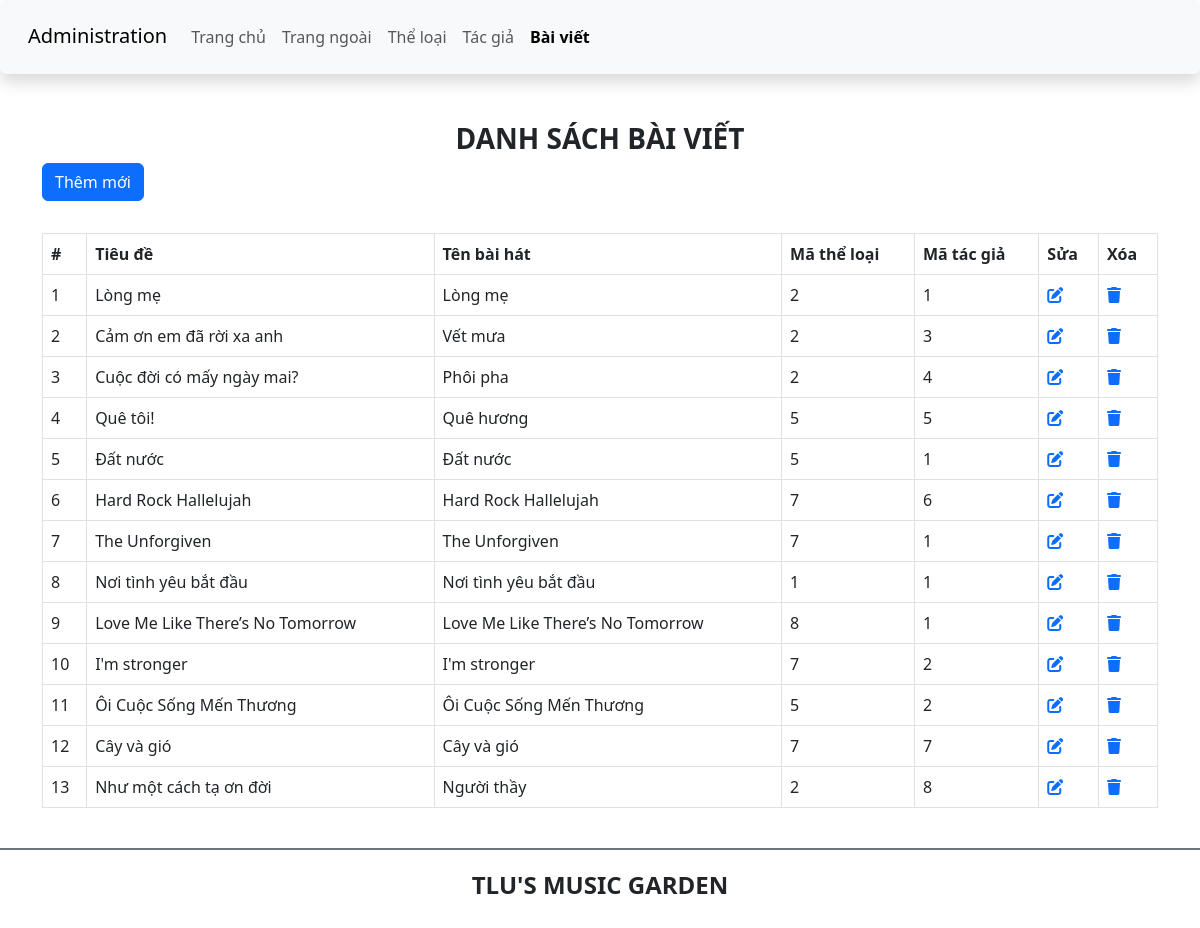
Screenshot of /admin/article.php with the database file from the repository.
### tables this page shows
CREATE TABLE `baiviet` (
  `ma_bviet` int(11) NOT NULL,
  `tieude` varchar(200) NOT NULL,
  `ten_bhat` varchar(100) NOT NULL,
  `ma_tloai` int(11) NOT NULL,
  `tomtat` text NOT NULL,
  `noidung` text DEFAULT NULL,
  `ma_tgia` int(11) NOT NULL,
  `ngayviet` datetime NOT NULL,
  `hinhanh` varchar(200) DEFAULT NULL
);

### admin/article.php (the view, shortened to what this page needs)
<?php
$servername = "localhost";
$username = "root";
$password = "";
$dbname = "btth01_cse485btth_ex";
try {
    $conn = new PDO("mysql:host=$servername;dbname=$dbname", $username, $password);
    $conn->setAttribute(PDO::ATTR_ERRMODE, PDO::ERRMODE_EXCEPTION);
    $sql = "SELECT * FROM baiviet ORDER BY ma_bviet";
    $result = $conn->query($sql);
} catch (PDOException $e) {
    die("Kết nối đến cơ sở dữ liệu thất bại: " . $e->getMessage());
}
?>
<!DOCTYPE html>
<html lang="en">
<head>
    <link href="https://cdn.jsdelivr.net/npm/bootstrap@5.3.0-alpha1/dist/css/bootstrap.min.css" rel="stylesheet">
    <link rel="stylesheet" href="https://cdnjs.cloudflare.com/ajax/libs/font-awesome/6.3.0/css/all.min.css" />
    <link rel="stylesheet" href="css/style_login.css">
</head>
<body>
<header>
        <nav class="navbar navbar-expand-lg bg-body-tertiary shadow p-3 bg-white rounded">
            <div class="container-fluid">
                <div class="h3">
                    <a class="navbar-brand" href="#">Administration</a>
                </div>
                <div class="collapse navbar-collapse" id="navbarSupportedContent">
                <ul class="navbar-nav me-auto mb-2 mb-lg-0">
                    <li class="nav-item">
                        <a class="nav-link" aria-current="page" href="./">Trang chủ</a>
                    </li>
                    <li class="nav-item">
                        <a class="nav-link" href="../index.php">Trang ngoài</a>
                    </li>
                    <li class="nav-item">
                        <a class="nav-link" href="category.php">Thể loại</a>
                    </li>
                    <li class="nav-item">
                        <a class="nav-link" href="author.php">Tác giả</a>
                    </li>
                    <li class="nav-item">
                        <a class="nav-link active fw-bold" href="category.php">Bài viết</a>
                    </li>
                </ul>
                </div>
            </div>
        </nav>
    </header>
    <div class="container mt-5">
        <h3 class="text-center text-uppercase fw-bold">Danh sách Bài viết</h3>
        <a href="add_article.php" class="btn btn-primary mb-3">Thêm mới</a>
        <table class="table table-bordered mt-3">
            <thead>
                <tr>
                    <th>#</th>
                    <th>Tiêu đề</th>
                    <th>Tên bài hát</th>
                    <th>Mã thể loại</th>
                    <th>Mã tác giả</th>
                    <th>Sửa</th>
                    <th>Xóa</th>
                </tr>
            </thead>
            <tbody>
            <?php
                if ($result->rowCount() > 0) {
                foreach ($result as $row) {
                    echo "<tr>";
                    echo "<td>" . htmlspecialchars($row['ma_bviet']) . "</td>";
                    echo "<td>" . htmlspecialchars($row['tieude']) . "</td>";
                    echo "<td>" . htmlspecialchars($row['ten_bhat']) . "</td>";
                    echo "<td>" . htmlspecialchars($row['ma_tloai']) . "</td>";
                    echo "<td>" . htmlspecialchars($row['ma_tgia']) . "</td>";
                    echo "<td><a href='edit_article.php?id=" . htmlspecialchars($row['ma_bviet']) . "'><i class='fa fa-edit'></i></a></td>";
                    echo "<td><a href='#' class='delete-article' data-id='" . htmlspecialchars($row['ma_bviet']) . "'><i class='fa fa-trash'></i></a></td>";
                    echo "</tr>";
                    }
                } else {
                    echo "<tr><td colspan='7'>Không có dữ liệu</td></tr>";
                }
                ?>
            </tbody>
        </table>
    </div>
    <br>
    <footer class="bg-white d-flex justify-content-center align-items-center border-top border-secondary  border-2" style="height:80px">
        <h4 class="text-center text-uppercase fw-bold">TLU's music garden</h4>
    </footer>
</body>
</html>

### rows the page displays
baiviet: ma_bviet "1", tieude "Lòng mẹ", ten_bhat "Lòng mẹ", ma_tloai "2", ma_tgia "1"
baiviet: ma_bviet "2", tieude "Cảm ơn em đã rời xa anh", ten_bhat "Vết mưa", ma_tloai "2", ma_tgia "3"
baiviet: ma_bviet "3", tieude "Cuộc đời có mấy ngày mai?", ten_bhat "Phôi pha", ma_tloai "2", ma_tgia "4"
baiviet: ma_bviet "4", tieude "Quê tôi!", ten_bhat "Quê hương", ma_tloai "5", ma_tgia "5"
baiviet: ma_bviet "5", tieude "Đất nước", ten_bhat "Đất nước", ma_tloai "5", ma_tgia "1"
baiviet: ma_bviet "6", tieude "Hard Rock Hallelujah", ten_bhat "Hard Rock Hallelujah", ma_tloai "7", ma_tgia "6"
baiviet: ma_bviet "7", tieude "The Unforgiven", ten_bhat "The Unforgiven", ma_tloai "7", ma_tgia "1"
baiviet: ma_bviet "8", tieude "Nơi tình yêu bắt đầu", ten_bhat "Nơi tình yêu bắt đầu", ma_tloai "1", ma_tgia "1"
baiviet: ma_bviet "9", tieude "Love Me Like There’s No Tomorrow", ten_bhat "Love Me Like There’s No Tomorrow", ma_tloai "8", ma_tgia "1"
baiviet: ma_bviet "10", tieude "I'm stronger", ten_bhat "I'm stronger", ma_tloai "7", ma_tgia "2"
baiviet: ma_bviet "11", tieude "Ôi Cuộc Sống Mến Thương", ten_bhat "Ôi Cuộc Sống Mến Thương", ma_tloai "5", ma_tgia "2"
baiviet: ma_bviet "12", tieude "Cây và gió", ten_bhat "Cây và gió", ma_tloai "7", ma_tgia "7"
baiviet: ma_bviet "13", tieude "Như một cách tạ ơn đời", ten_bhat "Người thầy", ma_tloai "2", ma_tgia "8"
